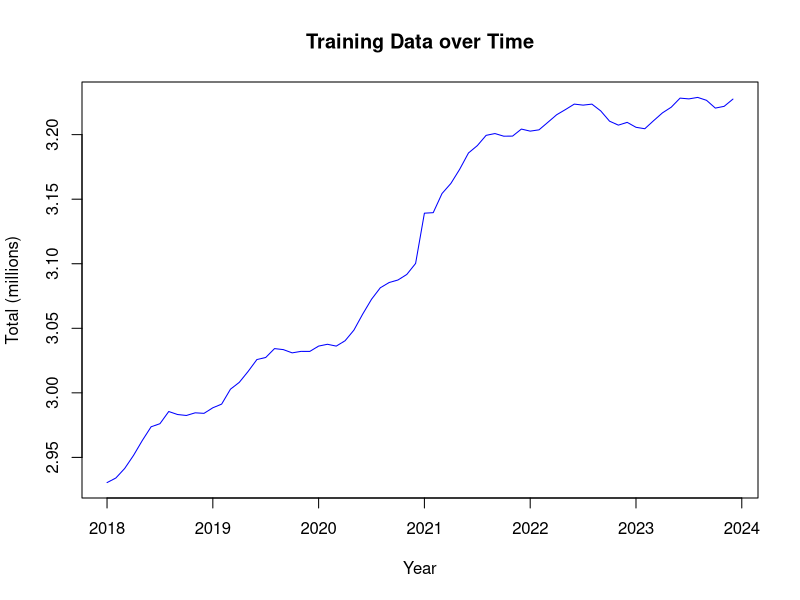
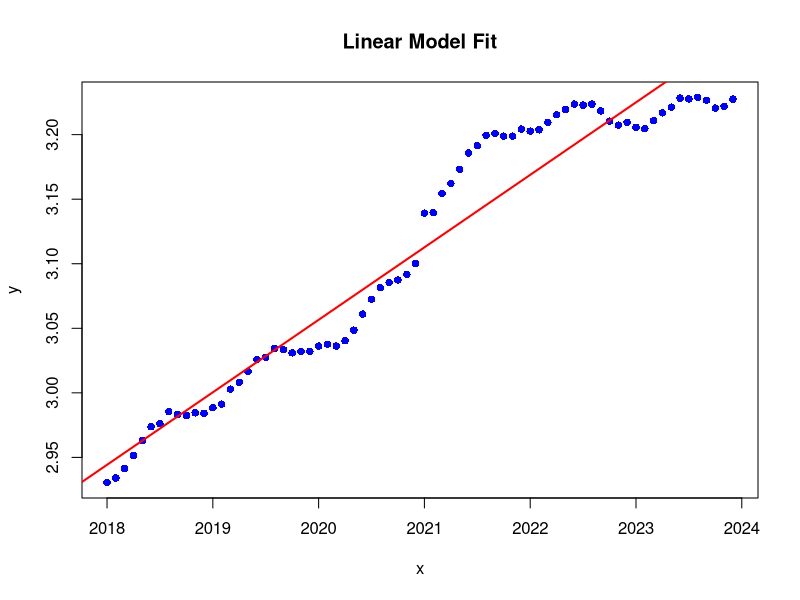
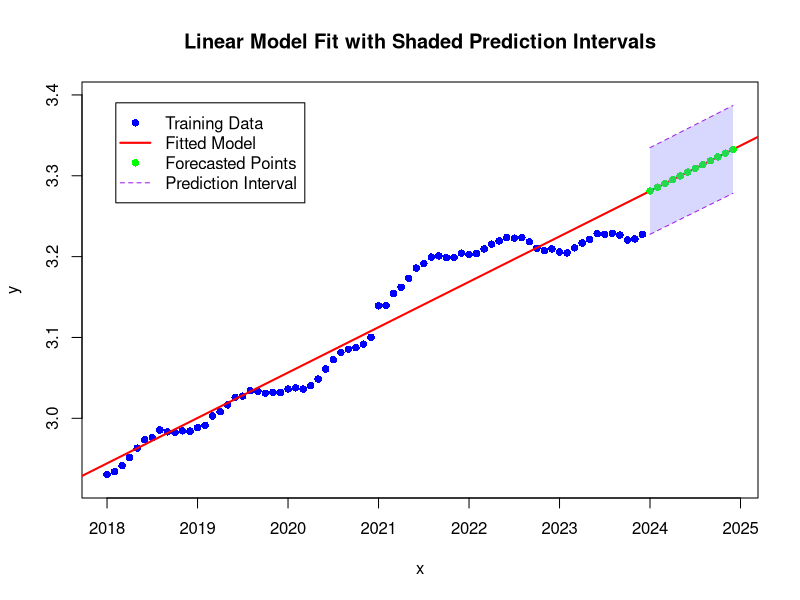
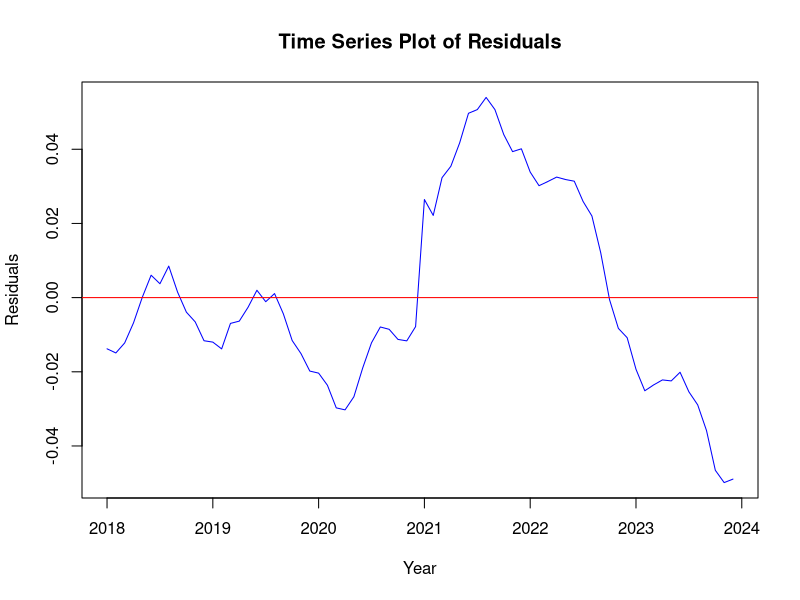
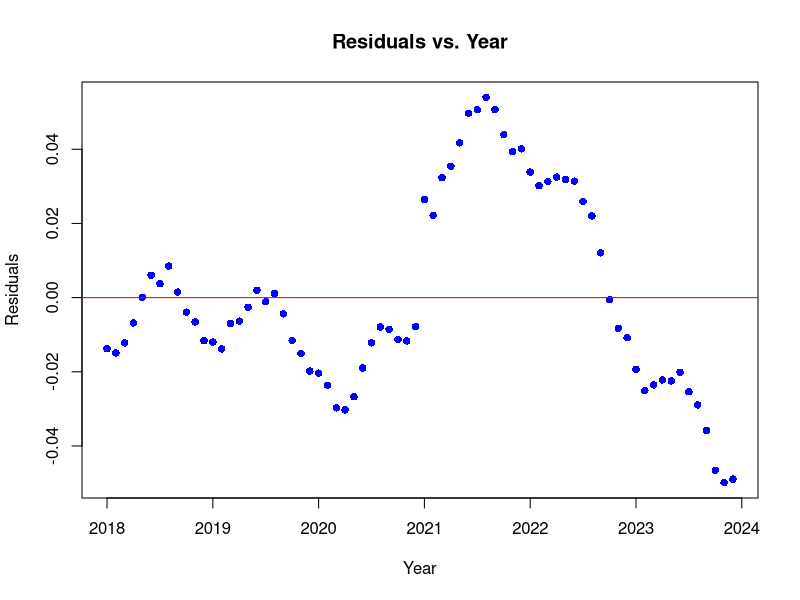
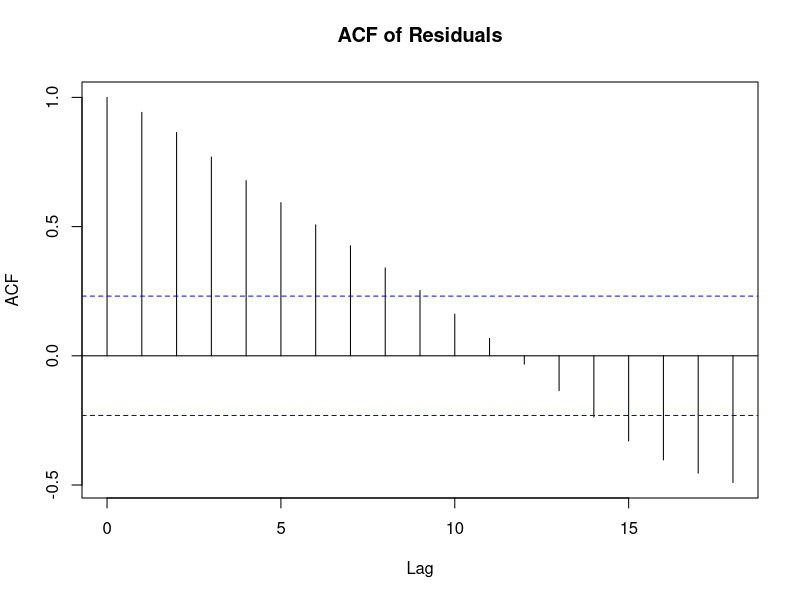
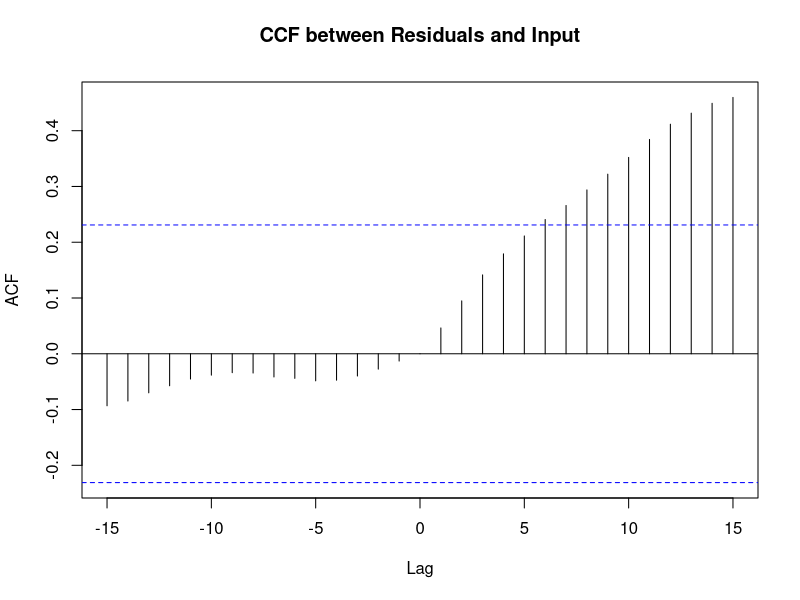
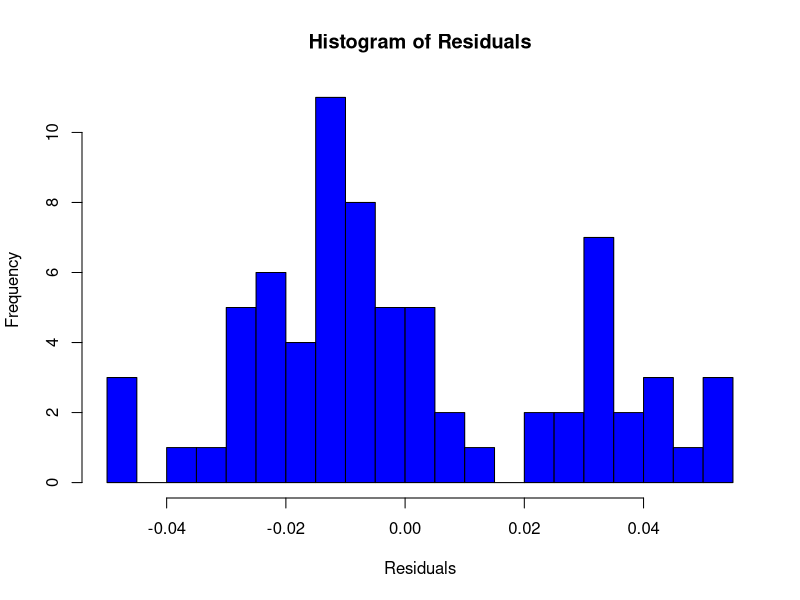

The R script that drew these images, in order:
### Read training data
# ! Perhaps you need to set the working directory!?
setwd("/mnt/c/Users/alessia/OneDrive - Danmarks Tekniske Universitet/Time_Series/Assignment1/")

D <- read.csv("DST_BIL54.csv")
str(D)

# See the help
# ?strftime
D$time <- as.POSIXct(paste0(D$time, "-01"), "%Y-%m-%d", tz = "UTC")
D$time
class(D$time)

## Year to month for each of them
D$year <- 1900 + as.POSIXlt(D$time)$year + as.POSIXlt(D$time)$mon / 12

## Make the output variable a floating point (i.e.\ decimal number)
D$total <- as.numeric(D$total) / 1E6

## Divide intro train and test set
teststart <- as.POSIXct("2024-01-01", tz = "UTC")
Dtrain <- D[D$time < teststart, ]
Dtest <- D[D$time >= teststart, ]


# 1.1 and 1.2
x <- Dtrain$year
y <- Dtrain$total

X <- cbind(1, x)

plot(x, y,
    type = "l", col = "blue",
    xlab = "Year", ylab = "Total (millions)",
    main = "Training Data over Time"
)

# 2 Linear trend model
# 2.2 Estimate theta 1 and theta 2 and standard error of estimates
set.seed(123)
model <- lm(y ~ x)
summary(model)

# Scatter plot with regression line
plot(x, y, pch = 16, col = "blue", main = "Linear Model Fit")
abline(model, col = "red", lwd = 2) # Add regression line

# 2.3 Forecast next 12 months
theta <- coef(model)
epsilons <- rnorm(12, 0, summary(model)$sigma)
xnew <- seq(2024, 2024 + 11 / 12, 1 / 12)

Xnew <- cbind(1, xnew)
ynew <- Xnew %*% theta #+ epsilons 

# Present results as a table
results <- data.frame(time = xnew, forecast = ynew)
results

# 2.4 Plot the forecasted values together with the training data, the fitted model, and prediction intervals

N <- length(y) # Number of training observations
p <- length(theta) # Number of parameters (intercept and slope)
df <- N - p # Degrees of freedom
t_critical <- qt(0.975, df) # Critical t-value for 95% confidence level

XTX_inv <- solve(t(X) %*% X) # Inverse of (X'X)

# Compute the standard errors of the predictions
prediction_errors <- apply(Xnew, 1, function(x) {
    # Compute the variance term
    var_term <- t(x) %*% XTX_inv %*% x
    # Compute the standard error for the prediction
    se_pred <- summary(model)$sigma * sqrt(1 + var_term)
    return(se_pred)
})

lower_bound <- ynew - t_critical * prediction_errors
upper_bound <- ynew + t_critical * prediction_errors

# Make the plot
plot(x, y,
    pch = 16, col = "blue", main = "Linear Model Fit with Shaded Prediction Intervals",
    xlim = c(min(x), max(xnew)), ylim = c(min(c(y, ynew, lower_bound)) - 0.01, max(c(y, ynew, upper_bound)) + 0.01)
)

# Add regression line
abline(model, col = "red", lwd = 2)

# Add forecast points
points(xnew, ynew, pch = 16, col = "green")

# Shade the area between the lower and upper bounds
polygon(c(xnew, rev(xnew)), c(lower_bound, rev(upper_bound)), col = rgb(0.5, 0.5, 1, 0.3), border = NA)

# Plot the prediction intervals as two lines (lower and upper bounds)
lines(xnew, lower_bound, col = "purple", lty = 2) # Lower bound line
lines(xnew, upper_bound, col = "purple", lty = 2) # Upper bound line

# Legend to distinguish the data points and prediction intervals
legend("topleft",
    legend = c("Training Data", "Fitted Model", "Forecasted Points", "Prediction Interval"),
    col = c("blue", "red", "green", "purple"), pch = c(16, NA, 16, NA), lty = c(NA, 1, NA, 2), lwd = c(NA, 2, NA, 1), inset = c(0.05, 0.05)
)

# 2.6 Investigate the residuals
# Residual analysis is a crucial step in validating the assumptions of a linear regression model. The key assumptions are:

# - Independence: The residuals should not exhibit patterns (i.e., they should be white noise).
# - Normality: The residuals should follow a normal distribution.
# - Constant variance (Homoscedasticity): The variance of residuals should be constant across time.
# - No Autocorrelation: The residuals should not show any correlation with past residuals.

residuals <- model$residuals
fitted_values <- model$fitted.values

# Time series plot detecting patterns in the residuals over time, such as trends or cycles.
plot(x, residuals,
    type = "l", col = "blue",
    xlab = "Year", ylab = "Residuals",
    main = "Time Series Plot of Residuals"
)
abline(h = 0, col = "red") # Add a horizontal line at 0

# Scatter plot of residuals vs. input variable (x) to examine whether there is a relationship between residuals and the input variable
plot(x, residuals,
    pch = 16, col = "blue",
    xlab = "Year", ylab = "Residuals",
    main = "Residuals vs. Year"
)
abline(h = 0, col = "red") # Add a horizontal line at 0

# ACF of residuals to understand whether the residuals have any autocorrelation (i.e., whether a residual at time t is related to the residual at time t-k for some lag k)
acf(residuals, main = "ACF of Residuals")

# CCF between residuals and input variable to understand whether the residuals are correlated with the input variable at different time lags
ccf(x, residuals, main = "CCF between Residuals and Input")

# Histogram of residuals to inspect the distribution of the residuals.
hist(residuals,
    breaks = 20, col = "blue",
    xlab = "Residuals", main = "Histogram of Residuals"
)

# QQ plot of residuals to assess the normality of the residuals. If the residuals follow a normal distribution, the points should fall approximately along the diagonal line.
qqnorm(residuals)
qqline(residuals, col = "red")


# Since the residuals doesn't follow a normal distribution it means that the model is not the best fit for the data.



